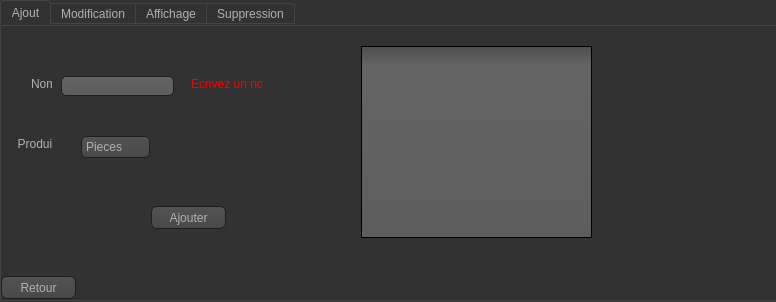
<?xml version="1.0" encoding="UTF-8"?>
<ui version="4.0">
 <class>fournisseurs</class>
 <widget class="QDialog" name="fournisseurs">
  <property name="geometry">
   <rect>
    <x>0</x>
    <y>0</y>
    <width>776</width>
    <height>302</height>
   </rect>
  </property>
  <property name="windowTitle">
   <string>Dialog</string>
  </property>
  <property name="styleSheet">
   <string notr="true">QToolTip
{
     border: 1px solid black;
     background-color: #ffa02f;
     padding: 1px;
     border-radius: 3px;
     opacity: 100;
}

QWidget
{
    color: #b1b1b1;
    background-color: #323232;
}

QWidget:item:hover
{
    background-color: QLinearGradient( x1: 0, y1: 0, x2: 0, y2: 1, stop: 0 #ffa02f, stop: 1 #ca0619);
    color: #000000;
}

QWidget:item:selected
{
    background-color: QLinearGradient( x1: 0, y1: 0, x2: 0, y2: 1, stop: 0 #ffa02f, stop: 1 #d7801a);
}

QMenuBar::item
{
    background: transparent;
}

QMenuBar::item:selected
{
    background: transparent;
    border: 1px solid #ffaa00;
}

QMenuBar::item:pressed
{
    background: #444;
    border: 1px solid #000;
    background-color: QLinearGradient(
        x1:0, y1:0,
        x2:0, y2:1,
        stop:1 #212121,
        stop:0.4 #343434/*,
        stop:0.2 #343434,
        stop:0.1 #ffaa00*/
    );
    margin-bottom:-1px;
    padding-bottom:1px;
}

QMenu
{
    border: 1px solid #000;
}

QMenu::item
{
    padding: 2px 20px 2px 20px;
}

QMenu::item:selected
{
    color: #000000;
}

QWidget:disabled
{
    color: #404040;
    background-color: #323232;
}

QAbstractItemView
{
    background-color: QLinearGradient( x1: 0, y1: 0, x2: 0, y2: 1, stop: 0 #4d4d4d, stop: 0.1 #646464, stop: 1 #5d5d5d);
}

QWidget:focus
{
    /*border: 2px solid QLinearGradient( x1: 0, y1: 0, x2: 0, y2: 1, stop: 0 #ffa02f, stop: 1 #d7801a);*/
}

QLineEdit
{
    background-color: QLinearGradient( x1: 0, y1: 0, x2: 0, y2: 1, stop: 0 #4d4d4d, stop: 0 #646464, stop: 1 #5d5d5d);
    padding: 1px;
    border-style: solid;
    border: 1px solid #1e1e1e;
    border-radius: 5;
}

QPushButton
{
    color: #b1b1b1;
    background-color: QLinearGradient( x1: 0, y1: 0, x2: 0, y2: 1, stop: 0 #565656, stop: 0.1 #525252, stop: 0.5 #4e4e4e, stop: 0.9 #4a4a4a, stop: 1 #464646);
    border-width: 1px;
    border-color: #1e1e1e;
    border-style: solid;
    border-radius: 6;
    padding: 3px;
    font-size: 12px;
    padding-left: 5px;
    padding-right: 5px;
}

QPushButton:pressed
{
    background-color: QLinearGradient( x1: 0, y1: 0, x2: 0, y2: 1, stop: 0 #2d2d2d, stop: 0.1 #2b2b2b, stop: 0.5 #292929, stop: 0.9 #282828, stop: 1 #252525);
}

QComboBox
{
    selection-background-color: #ffaa00;
    background-color: QLinearGradient( x1: 0, y1: 0, x2: 0, y2: 1, stop: 0 #565656, stop: 0.1 #525252, stop: 0.5 #4e4e4e, stop: 0.9 #4a4a4a, stop: 1 #464646);
    border-style: solid;
    border: 1px solid #1e1e1e;
    border-radius: 5;
}

QComboBox:hover,QPushButton:hover
{
    border: 2px solid QLinearGradient( x1: 0, y1: 0, x2: 0, y2: 1, stop: 0 #ffa02f, stop: 1 #d7801a);
}


QComboBox:on
{
    padding-top: 3px;
    padding-left: 4px;
    background-color: QLinearGradient( x1: 0, y1: 0, x2: 0, y2: 1, stop: 0 #2d2d2d, stop: 0.1 #2b2b2b, stop: 0.5 #292929, stop: 0.9 #282828, stop: 1 #252525);
    selection-background-color: #ffaa00;
}

QComboBox QAbstractItemView
{
    border: 2px solid darkgray;
    selection-background-color: QLinearGradient( x1: 0, y1: 0, x2: 0, y2: 1, stop: 0 #ffa02f, stop: 1 #d7801a);
}

QComboBox::drop-down
{
     subcontrol-origin: padding;
     subcontrol-position: top right;
     width: 15px;

     border-left-width: 0px;
     border-left-color: darkgray;
     border-left-style: solid; /* just a single line */
     border-top-right-radius: 3px; /* same radius as the QComboBox */
     border-bottom-right-radius: 3px;
 }

QComboBox::down-arrow
{
     image: url(:/down_arrow.png);
}

QGroupBox:focus
{
border: 2px solid QLinearGradient( x1: 0, y1: 0, x2: 0, y2: 1, stop: 0 #ffa02f, stop: 1 #d7801a);
}

QTextEdit:focus
{
    border: 2px solid QLinearGradient( x1: 0, y1: 0, x2: 0, y2: 1, stop: 0 #ffa02f, stop: 1 #d7801a);
}

QScrollBar:horizontal {
     border: 1px solid #222222;
     background: QLinearGradient( x1: 0, y1: 0, x2: 0, y2: 1, stop: 0.0 #121212, stop: 0.2 #282828, stop: 1 #484848);
     height: 7px;
     margin: 0px 16px 0 16px;
}

QScrollBar::handle:horizontal
{
      background: QLinearGradient( x1: 0, y1: 0, x2: 1, y2: 0, stop: 0 #ffa02f, stop: 0.5 #d7801a, stop: 1 #ffa02f);
      min-height: 20px;
      border-radius: 2px;
}

QScrollBar::add-line:horizontal {
      border: 1px solid #1b1b19;
      border-radius: 2px;
      background: QLinearGradient( x1: 0, y1: 0, x2: 1, y2: 0, stop: 0 #ffa02f, stop: 1 #d7801a);
      width: 14px;
      subcontrol-position: right;
      subcontrol-origin: margin;
}

QScrollBar::sub-line:horizontal {
      border: 1px solid #1b1b19;
      border-radius: 2px;
      background: QLinearGradient( x1: 0, y1: 0, x2: 1, y2: 0, stop: 0 #ffa02f, stop: 1 #d7801a);
      width: 14px;
     subcontrol-position: left;
     subcontrol-origin: margin;
}

QScrollBar::right-arrow:horizontal, QScrollBar::left-arrow:horizontal
{
      border: 1px solid black;
      width: 1px;
      height: 1px;
      background: white;
}

QScrollBar::add-page:horizontal, QScrollBar::sub-page:horizontal
{
      background: none;
}

QScrollBar:vertical
{
      background: QLinearGradient( x1: 0, y1: 0, x2: 1, y2: 0, stop: 0.0 #121212, stop: 0.2 #282828, stop: 1 #484848);
      width: 7px;
      margin: 16px 0 16px 0;
      border: 1px solid #222222;
}

QScrollBar::handle:vertical
{
      background: QLinearGradient( x1: 0, y1: 0, x2: 0, y2: 1, stop: 0 #ffa02f, stop: 0.5 #d7801a, stop: 1 #ffa02f);
      min-height: 20px;
      border-radius: 2px;
}

QScrollBar::add-line:vertical
{
      border: 1px solid #1b1b19;
      border-radius: 2px;
      background: QLinearGradient( x1: 0, y1: 0, x2: 0, y2: 1, stop: 0 #ffa02f, stop: 1 #d7801a);
      height: 14px;
      subcontrol-position: bottom;
      subcontrol-origin: margin;
}

QScrollBar::sub-line:vertical
{
      border: 1px solid #1b1b19;
      border-radius: 2px;
      background: QLinearGradient( x1: 0, y1: 0, x2: 0, y2: 1, stop: 0 #d7801a, stop: 1 #ffa02f);
      height: 14px;
      subcontrol-position: top;
      subcontrol-origin: margin;
}

QScrollBar::up-arrow:vertical, QScrollBar::down-arrow:vertical
{
      border: 1px solid black;
      width: 1px;
      height: 1px;
      background: white;
}


QScrollBar::add-page:vertical, QScrollBar::sub-page:vertical
{
      background: none;
}

QTextEdit
{
    background-color: #242424;
}

QPlainTextEdit
{
    background-color: #242424;
}

QHeaderView::section
{
    background-color: QLinearGradient(x1:0, y1:0, x2:0, y2:1, stop:0 #616161, stop: 0.5 #505050, stop: 0.6 #434343, stop:1 #656565);
    color: white;
    padding-left: 4px;
    border: 1px solid #6c6c6c;
}

QCheckBox:disabled
{
color: #414141;
}

QDockWidget::title
{
    text-align: center;
    spacing: 3px; /* spacing between items in the tool bar */
    background-color: QLinearGradient(x1:0, y1:0, x2:0, y2:1, stop:0 #323232, stop: 0.5 #242424, stop:1 #323232);
}

QDockWidget::close-button, QDockWidget::float-button
{
    text-align: center;
    spacing: 1px; /* spacing between items in the tool bar */
    background-color: QLinearGradient(x1:0, y1:0, x2:0, y2:1, stop:0 #323232, stop: 0.5 #242424, stop:1 #323232);
}

QDockWidget::close-button:hover, QDockWidget::float-button:hover
{
    background: #242424;
}

QDockWidget::close-button:pressed, QDockWidget::float-button:pressed
{
    padding: 1px -1px -1px 1px;
}

QMainWindow::separator
{
    background-color: QLinearGradient(x1:0, y1:0, x2:0, y2:1, stop:0 #161616, stop: 0.5 #151515, stop: 0.6 #212121, stop:1 #343434);
    color: white;
    padding-left: 4px;
    border: 1px solid #4c4c4c;
    spacing: 3px; /* spacing between items in the tool bar */
}

QMainWindow::separator:hover
{

    background-color: QLinearGradient(x1:0, y1:0, x2:0, y2:1, stop:0 #d7801a, stop:0.5 #b56c17 stop:1 #ffa02f);
    color: white;
    padding-left: 4px;
    border: 1px solid #6c6c6c;
    spacing: 3px; /* spacing between items in the tool bar */
}

QToolBar::handle
{
     spacing: 3px; /* spacing between items in the tool bar */
     background: url(:/images/handle.png);
}

QMenu::separator
{
    height: 2px;
    background-color: QLinearGradient(x1:0, y1:0, x2:0, y2:1, stop:0 #161616, stop: 0.5 #151515, stop: 0.6 #212121, stop:1 #343434);
    color: white;
    padding-left: 4px;
    margin-left: 10px;
    margin-right: 5px;
}

QProgressBar
{
    border: 2px solid grey;
    border-radius: 5px;
    text-align: center;
}

QProgressBar::chunk
{
    background-color: #d7801a;
    width: 2.15px;
    margin: 0.5px;
}

QTabBar::tab {
    color: #b1b1b1;
    border: 1px solid #444;
    border-bottom-style: none;
    background-color: #323232;
    padding-left: 10px;
    padding-right: 10px;
    padding-top: 3px;
    padding-bottom: 2px;
    margin-right: -1px;
}

QTabWidget::pane {
    border: 1px solid #444;
    top: 1px;
}

QTabBar::tab:last
{
    margin-right: 0; /* the last selected tab has nothing to overlap with on the right */
    border-top-right-radius: 3px;
}

QTabBar::tab:first:!selected
{
 margin-left: 0px; /* the last selected tab has nothing to overlap with on the right */


    border-top-left-radius: 3px;
}

QTabBar::tab:!selected
{
    color: #b1b1b1;
    border-bottom-style: solid;
    margin-top: 3px;
    background-color: QLinearGradient(x1:0, y1:0, x2:0, y2:1, stop:1 #212121, stop:.4 #343434);
}

QTabBar::tab:selected
{
    border-top-left-radius: 3px;
    border-top-right-radius: 3px;
    margin-bottom: 0px;
}

QTabBar::tab:!selected:hover
{
    /*border-top: 2px solid #ffaa00;
    padding-bottom: 3px;*/
    border-top-left-radius: 3px;
    border-top-right-radius: 3px;
    background-color: QLinearGradient(x1:0, y1:0, x2:0, y2:1, stop:1 #212121, stop:0.4 #343434, stop:0.2 #343434, stop:0.1 #ffaa00);
}

QRadioButton::indicator:checked, QRadioButton::indicator:unchecked{
    color: #b1b1b1;
    background-color: #323232;
    border: 1px solid #b1b1b1;
    border-radius: 6px;
}

QRadioButton::indicator:checked
{
    background-color: qradialgradient(
        cx: 0.5, cy: 0.5,
        fx: 0.5, fy: 0.5,
        radius: 1.0,
        stop: 0.25 #ffaa00,
        stop: 0.3 #323232
    );
}

QCheckBox::indicator{
    color: #b1b1b1;
    background-color: #323232;
    border: 1px solid #b1b1b1;
    width: 9px;
    height: 9px;
}

QRadioButton::indicator
{
    border-radius: 6px;
}

QRadioButton::indicator:hover, QCheckBox::indicator:hover
{
    border: 1px solid #ffaa00;
}

QCheckBox::indicator:checked
{
    image:url(:/images/checkbox.png);
}

QCheckBox::indicator:disabled, QRadioButton::indicator:disabled
{
    border: 1px solid #444;
}</string>
  </property>
  <widget class="QTabWidget" name="tabWidget">
   <property name="geometry">
    <rect>
     <x>0</x>
     <y>0</y>
     <width>781</width>
     <height>301</height>
    </rect>
   </property>
   <property name="styleSheet">
    <string notr="true">QToolTip
{
     border: 1px solid black;
     background-color: #ffa02f;
     padding: 1px;
     border-radius: 3px;
     opacity: 100;
}

QWidget
{
    color: #b1b1b1;
    background-color: #323232;
}

QWidget:item:hover
{
    background-color: QLinearGradient( x1: 0, y1: 0, x2: 0, y2: 1, stop: 0 #ffa02f, stop: 1 #ca0619);
    color: #000000;
}

QWidget:item:selected
{
    background-color: QLinearGradient( x1: 0, y1: 0, x2: 0, y2: 1, stop: 0 #ffa02f, stop: 1 #d7801a);
}

QMenuBar::item
{
    background: transparent;
}

QMenuBar::item:selected
{
    background: transparent;
    border: 1px solid #ffaa00;
}

QMenuBar::item:pressed
{
    background: #444;
    border: 1px solid #000;
    background-color: QLinearGradient(
        x1:0, y1:0,
        x2:0, y2:1,
        stop:1 #212121,
        stop:0.4 #343434/*,
        stop:0.2 #343434,
        stop:0.1 #ffaa00*/
    );
    margin-bottom:-1px;
    padding-bottom:1px;
}

QMenu
{
    border: 1px solid #000;
}

QMenu::item
{
    padding: 2px 20px 2px 20px;
}

QMenu::item:selected
{
    color: #000000;
}

QWidget:disabled
{
    color: #404040;
    background-color: #323232;
}

QAbstractItemView
{
    background-color: QLinearGradient( x1: 0, y1: 0, x2: 0, y2: 1, stop: 0 #4d4d4d, stop: 0.1 #646464, stop: 1 #5d5d5d);
}

QWidget:focus
{
    /*border: 2px solid QLinearGradient( x1: 0, y1: 0, x2: 0, y2: 1, stop: 0 #ffa02f, stop: 1 #d7801a);*/
}

QLineEdit
{
    background-color: QLinearGradient( x1: 0, y1: 0, x2: 0, y2: 1, stop: 0 #4d4d4d, stop: 0 #646464, stop: 1 #5d5d5d);
    padding: 1px;
    border-style: solid;
    border: 1px solid #1e1e1e;
    border-radius: 5;
}

QPushButton
{
    color: #b1b1b1;
    background-color: QLinearGradient( x1: 0, y1: 0, x2: 0, y2: 1, stop: 0 #565656, stop: 0.1 #525252, stop: 0.5 #4e4e4e, stop: 0.9 #4a4a4a, stop: 1 #464646);
    border-width: 1px;
    border-color: #1e1e1e;
    border-style: solid;
    border-radius: 6;
    padding: 3px;
    font-size: 12px;
    padding-left: 5px;
    padding-right: 5px;
}

QPushButton:pressed
{
    background-color: QLinearGradient( x1: 0, y1: 0, x2: 0, y2: 1, stop: 0 #2d2d2d, stop: 0.1 #2b2b2b, stop: 0.5 #292929, stop: 0.9 #282828, stop: 1 #252525);
}

QComboBox
{
    selection-background-color: #ffaa00;
    background-color: QLinearGradient( x1: 0, y1: 0, x2: 0, y2: 1, stop: 0 #565656, stop: 0.1 #525252, stop: 0.5 #4e4e4e, stop: 0.9 #4a4a4a, stop: 1 #464646);
    border-style: solid;
    border: 1px solid #1e1e1e;
    border-radius: 5;
}

QComboBox:hover,QPushButton:hover
{
    border: 2px solid QLinearGradient( x1: 0, y1: 0, x2: 0, y2: 1, stop: 0 #ffa02f, stop: 1 #d7801a);
}


QComboBox:on
{
    padding-top: 3px;
    padding-left: 4px;
    background-color: QLinearGradient( x1: 0, y1: 0, x2: 0, y2: 1, stop: 0 #2d2d2d, stop: 0.1 #2b2b2b, stop: 0.5 #292929, stop: 0.9 #282828, stop: 1 #252525);
    selection-background-color: #ffaa00;
}

QComboBox QAbstractItemView
{
    border: 2px solid darkgray;
    selection-background-color: QLinearGradient( x1: 0, y1: 0, x2: 0, y2: 1, stop: 0 #ffa02f, stop: 1 #d7801a);
}

QComboBox::drop-down
{
     subcontrol-origin: padding;
     subcontrol-position: top right;
     width: 15px;

     border-left-width: 0px;
     border-left-color: darkgray;
     border-left-style: solid; /* just a single line */
     border-top-right-radius: 3px; /* same radius as the QComboBox */
     border-bottom-right-radius: 3px;
 }

QComboBox::down-arrow
{
     image: url(:/down_arrow.png);
}

QGroupBox:focus
{
border: 2px solid QLinearGradient( x1: 0, y1: 0, x2: 0, y2: 1, stop: 0 #ffa02f, stop: 1 #d7801a);
}

QTextEdit:focus
{
    border: 2px solid QLinearGradient( x1: 0, y1: 0, x2: 0, y2: 1, stop: 0 #ffa02f, stop: 1 #d7801a);
}

QScrollBar:horizontal {
     border: 1px solid #222222;
     background: QLinearGradient( x1: 0, y1: 0, x2: 0, y2: 1, stop: 0.0 #121212, stop: 0.2 #282828, stop: 1 #484848);
     height: 7px;
     margin: 0px 16px 0 16px;
}

QScrollBar::handle:horizontal
{
      background: QLinearGradient( x1: 0, y1: 0, x2: 1, y2: 0, stop: 0 #ffa02f, stop: 0.5 #d7801a, stop: 1 #ffa02f);
      min-height: 20px;
      border-radius: 2px;
}

QScrollBar::add-line:horizontal {
      border: 1px solid #1b1b19;
      border-radius: 2px;
      background: QLinearGradient( x1: 0, y1: 0, x2: 1, y2: 0, stop: 0 #ffa02f, stop: 1 #d7801a);
      width: 14px;
      subcontrol-position: right;
      subcontrol-origin: margin;
}

QScrollBar::sub-line:horizontal {
      border: 1px solid #1b1b19;
      border-radius: 2px;
      background: QLinearGradient( x1: 0, y1: 0, x2: 1, y2: 0, stop: 0 #ffa02f, stop: 1 #d7801a);
      width: 14px;
     subcontrol-position: left;
     subcontrol-origin: margin;
}

QScrollBar::right-arrow:horizontal, QScrollBar::left-arrow:horizontal
{
      border: 1px solid black;
      width: 1px;
      height: 1px;
      background: white;
}

QScrollBar::add-page:horizontal, QScrollBar::sub-page:horizontal
{
      background: none;
}

QScrollBar:vertical
{
      background: QLinearGradient( x1: 0, y1: 0, x2: 1, y2: 0, stop: 0.0 #121212, stop: 0.2 #282828, stop: 1 #484848);
      width: 7px;
      margin: 16px 0 16px 0;
      border: 1px solid #222222;
}

QScrollBar::handle:vertical
{
      background: QLinearGradient( x1: 0, y1: 0, x2: 0, y2: 1, stop: 0 #ffa02f, stop: 0.5 #d7801a, stop: 1 #ffa02f);
      min-height: 20px;
      border-radius: 2px;
}

QScrollBar::add-line:vertical
{
      border: 1px solid #1b1b19;
      border-radius: 2px;
      background: QLinearGradient( x1: 0, y1: 0, x2: 0, y2: 1, stop: 0 #ffa02f, stop: 1 #d7801a);
      height: 14px;
      subcontrol-position: bottom;
      subcontrol-origin: margin;
}

QScrollBar::sub-line:vertical
{
      border: 1px solid #1b1b19;
      border-radius: 2px;
      background: QLinearGradient( x1: 0, y1: 0, x2: 0, y2: 1, stop: 0 #d7801a, stop: 1 #ffa02f);
      height: 14px;
      subcontrol-position: top;
      subcontrol-origin: margin;
}

QScrollBar::up-arrow:vertical, QScrollBar::down-arrow:vertical
{
      border: 1px solid black;
      width: 1px;
      height: 1px;
      background: white;
}


QScrollBar::add-page:vertical, QScrollBar::sub-page:vertical
{
      background: none;
}

QTextEdit
{
    background-color: #242424;
}

QPlainTextEdit
{
    background-color: #242424;
}

QHeaderView::section
{
    background-color: QLinearGradient(x1:0, y1:0, x2:0, y2:1, stop:0 #616161, stop: 0.5 #505050, stop: 0.6 #434343, stop:1 #656565);
    color: white;
    padding-left: 4px;
    border: 1px solid #6c6c6c;
}

QCheckBox:disabled
{
color: #414141;
}

QDockWidget::title
{
    text-align: center;
    spacing: 3px; /* spacing between items in the tool bar */
    background-color: QLinearGradient(x1:0, y1:0, x2:0, y2:1, stop:0 #323232, stop: 0.5 #242424, stop:1 #323232);
}

QDockWidget::close-button, QDockWidget::float-button
{
    text-align: center;
    spacing: 1px; /* spacing between items in the tool bar */
    background-color: QLinearGradient(x1:0, y1:0, x2:0, y2:1, stop:0 #323232, stop: 0.5 #242424, stop:1 #323232);
}

QDockWidget::close-button:hover, QDockWidget::float-button:hover
{
    background: #242424;
}

QDockWidget::close-button:pressed, QDockWidget::float-button:pressed
{
    padding: 1px -1px -1px 1px;
}

QMainWindow::separator
{
    background-color: QLinearGradient(x1:0, y1:0, x2:0, y2:1, stop:0 #161616, stop: 0.5 #151515, stop: 0.6 #212121, stop:1 #343434);
    color: white;
    padding-left: 4px;
    border: 1px solid #4c4c4c;
    spacing: 3px; /* spacing between items in the tool bar */
}

QMainWindow::separator:hover
{

    background-color: QLinearGradient(x1:0, y1:0, x2:0, y2:1, stop:0 #d7801a, stop:0.5 #b56c17 stop:1 #ffa02f);
    color: white;
    padding-left: 4px;
    border: 1px solid #6c6c6c;
    spacing: 3px; /* spacing between items in the tool bar */
}

QToolBar::handle
{
     spacing: 3px; /* spacing between items in the tool bar */
     background: url(:/images/handle.png);
}

QMenu::separator
{
    height: 2px;
    background-color: QLinearGradient(x1:0, y1:0, x2:0, y2:1, stop:0 #161616, stop: 0.5 #151515, stop: 0.6 #212121, stop:1 #343434);
    color: white;
    padding-left: 4px;
    margin-left: 10px;
    margin-right: 5px;
}

QProgressBar
{
    border: 2px solid grey;
    border-radius: 5px;
    text-align: center;
}

QProgressBar::chunk
{
    background-color: #d7801a;
    width: 2.15px;
    margin: 0.5px;
}

QTabBar::tab {
    color: #b1b1b1;
    border: 1px solid #444;
    border-bottom-style: none;
    background-color: #323232;
    padding-left: 10px;
    padding-right: 10px;
    padding-top: 3px;
    padding-bottom: 2px;
    margin-right: -1px;
}

QTabWidget::pane {
    border: 1px solid #444;
    top: 1px;
}

QTabBar::tab:last
{
    margin-right: 0; /* the last selected tab has nothing to overlap with on the right */
    border-top-right-radius: 3px;
}

QTabBar::tab:first:!selected
{
 margin-left: 0px; /* the last selected tab has nothing to overlap with on the right */


    border-top-left-radius: 3px;
}

QTabBar::tab:!selected
{
    color: #b1b1b1;
    border-bottom-style: solid;
    margin-top: 3px;
    background-color: QLinearGradient(x1:0, y1:0, x2:0, y2:1, stop:1 #212121, stop:.4 #343434);
}

QTabBar::tab:selected
{
    border-top-left-radius: 3px;
    border-top-right-radius: 3px;
    margin-bottom: 0px;
}

QTabBar::tab:!selected:hover
{
    /*border-top: 2px solid #ffaa00;
    padding-bottom: 3px;*/
    border-top-left-radius: 3px;
    border-top-right-radius: 3px;
    background-color: QLinearGradient(x1:0, y1:0, x2:0, y2:1, stop:1 #212121, stop:0.4 #343434, stop:0.2 #343434, stop:0.1 #ffaa00);
}

QRadioButton::indicator:checked, QRadioButton::indicator:unchecked{
    color: #b1b1b1;
    background-color: #323232;
    border: 1px solid #b1b1b1;
    border-radius: 6px;
}

QRadioButton::indicator:checked
{
    background-color: qradialgradient(
        cx: 0.5, cy: 0.5,
        fx: 0.5, fy: 0.5,
        radius: 1.0,
        stop: 0.25 #ffaa00,
        stop: 0.3 #323232
    );
}

QCheckBox::indicator{
    color: #b1b1b1;
    background-color: #323232;
    border: 1px solid #b1b1b1;
    width: 9px;
    height: 9px;
}

QRadioButton::indicator
{
    border-radius: 6px;
}

QRadioButton::indicator:hover, QCheckBox::indicator:hover
{
    border: 1px solid #ffaa00;
}

QCheckBox::indicator:checked
{
    image:url(:/images/checkbox.png);
}

QCheckBox::indicator:disabled, QRadioButton::indicator:disabled
{
    border: 1px solid #444;
}</string>
   </property>
   <property name="currentIndex">
    <number>0</number>
   </property>
   <widget class="QWidget" name="tab">
    <attribute name="title">
     <string>Ajout</string>
    </attribute>
    <widget class="QLineEdit" name="lineEdit_nom">
     <property name="geometry">
      <rect>
       <x>60</x>
       <y>50</y>
       <width>113</width>
       <height>20</height>
      </rect>
     </property>
    </widget>
    <widget class="QLabel" name="label">
     <property name="geometry">
      <rect>
       <x>30</x>
       <y>50</y>
       <width>21</width>
       <height>16</height>
      </rect>
     </property>
     <property name="text">
      <string>Nom</string>
     </property>
    </widget>
    <widget class="QLabel" name="label_2">
     <property name="geometry">
      <rect>
       <x>10</x>
       <y>110</y>
       <width>41</width>
       <height>16</height>
      </rect>
     </property>
     <property name="text">
      <string>  Produit</string>
     </property>
    </widget>
    <widget class="QPushButton" name="pushButton_ajouter">
     <property name="geometry">
      <rect>
       <x>150</x>
       <y>180</y>
       <width>75</width>
       <height>23</height>
      </rect>
     </property>
     <property name="text">
      <string>Ajouter</string>
     </property>
    </widget>
    <widget class="QPushButton" name="pushButton_retour">
     <property name="geometry">
      <rect>
       <x>0</x>
       <y>250</y>
       <width>75</width>
       <height>23</height>
      </rect>
     </property>
     <property name="text">
      <string>Retour</string>
     </property>
    </widget>
    <widget class="QTableView" name="tableView_fournisseursajout">
     <property name="geometry">
      <rect>
       <x>360</x>
       <y>20</y>
       <width>231</width>
       <height>192</height>
      </rect>
     </property>
    </widget>
    <widget class="QLabel" name="label_ecriveznom">
     <property name="geometry">
      <rect>
       <x>190</x>
       <y>50</y>
       <width>71</width>
       <height>16</height>
      </rect>
     </property>
     <property name="styleSheet">
      <string notr="true">color:red;</string>
     </property>
     <property name="text">
      <string>Ecrivez un nom</string>
     </property>
    </widget>
    <widget class="QComboBox" name="comboBox_pob">
     <property name="geometry">
      <rect>
       <x>80</x>
       <y>110</y>
       <width>69</width>
       <height>22</height>
      </rect>
     </property>
     <item>
      <property name="text">
       <string>Pieces</string>
      </property>
     </item>
     <item>
      <property name="text">
       <string>Bus</string>
      </property>
     </item>
    </widget>
   </widget>
   <widget class="QWidget" name="tab_2">
    <attribute name="title">
     <string>Modification</string>
    </attribute>
    <widget class="QPushButton" name="pushButton_modifier">
     <property name="geometry">
      <rect>
       <x>150</x>
       <y>200</y>
       <width>75</width>
       <height>23</height>
      </rect>
     </property>
     <property name="text">
      <string>Modifier</string>
     </property>
    </widget>
    <widget class="QLineEdit" name="lineEdit_nommodifier">
     <property name="geometry">
      <rect>
       <x>160</x>
       <y>50</y>
       <width>113</width>
       <height>20</height>
      </rect>
     </property>
    </widget>
    <widget class="QLabel" name="label_3">
     <property name="geometry">
      <rect>
       <x>10</x>
       <y>50</y>
       <width>141</width>
       <height>16</height>
      </rect>
     </property>
     <property name="text">
      <string>Nom du fournisseur a modifier</string>
     </property>
    </widget>
    <widget class="QLabel" name="label_4">
     <property name="geometry">
      <rect>
       <x>60</x>
       <y>100</y>
       <width>91</width>
       <height>16</height>
      </rect>
     </property>
     <property name="text">
      <string>   Nouveau produit</string>
     </property>
    </widget>
    <widget class="QTableView" name="tableView_fournisseursmodification">
     <property name="geometry">
      <rect>
       <x>430</x>
       <y>20</y>
       <width>231</width>
       <height>192</height>
      </rect>
     </property>
    </widget>
    <widget class="QComboBox" name="comboBox_pob2">
     <property name="geometry">
      <rect>
       <x>170</x>
       <y>100</y>
       <width>69</width>
       <height>22</height>
      </rect>
     </property>
     <item>
      <property name="text">
       <string>Bus</string>
      </property>
     </item>
     <item>
      <property name="text">
       <string>Pieces</string>
      </property>
     </item>
    </widget>
    <widget class="QLabel" name="label_nofour_2">
     <property name="geometry">
      <rect>
       <x>140</x>
       <y>30</y>
       <width>151</width>
       <height>16</height>
      </rect>
     </property>
     <property name="styleSheet">
      <string notr="true">color:red;</string>
     </property>
     <property name="text">
      <string>Aucun fournisseur avec ce nom</string>
     </property>
    </widget>
   </widget>
   <widget class="QWidget" name="tab_3">
    <attribute name="title">
     <string>Affichage</string>
    </attribute>
    <widget class="QTableView" name="tableView_fournisseurs">
     <property name="geometry">
      <rect>
       <x>0</x>
       <y>0</y>
       <width>231</width>
       <height>192</height>
      </rect>
     </property>
    </widget>
    <widget class="QPushButton" name="pushButton_trinom">
     <property name="geometry">
      <rect>
       <x>20</x>
       <y>240</y>
       <width>75</width>
       <height>23</height>
      </rect>
     </property>
     <property name="text">
      <string>Tri par nom</string>
     </property>
    </widget>
    <widget class="QPushButton" name="pushButton_tricapacite">
     <property name="geometry">
      <rect>
       <x>20</x>
       <y>200</y>
       <width>91</width>
       <height>23</height>
      </rect>
     </property>
     <property name="text">
      <string>Tri par produit</string>
     </property>
    </widget>
    <widget class="QPushButton" name="pushButton_Afficher">
     <property name="geometry">
      <rect>
       <x>310</x>
       <y>240</y>
       <width>75</width>
       <height>23</height>
      </rect>
     </property>
     <property name="text">
      <string>Afficher</string>
     </property>
    </widget>
    <widget class="QLineEdit" name="lineEdit_nomafficher">
     <property name="geometry">
      <rect>
       <x>190</x>
       <y>240</y>
       <width>113</width>
       <height>20</height>
      </rect>
     </property>
    </widget>
    <widget class="QLabel" name="label_6">
     <property name="geometry">
      <rect>
       <x>150</x>
       <y>210</y>
       <width>161</width>
       <height>16</height>
      </rect>
     </property>
     <property name="text">
      <string>Nom du fournisseur a afficher ↓</string>
     </property>
    </widget>
    <widget class="QPushButton" name="pushButton_statistiqueparnom">
     <property name="geometry">
      <rect>
       <x>270</x>
       <y>10</y>
       <width>121</width>
       <height>23</height>
      </rect>
     </property>
     <property name="text">
      <string>Compte par nom</string>
     </property>
    </widget>
    <widget class="QPushButton" name="pushButton_statistiqueparproduit">
     <property name="geometry">
      <rect>
       <x>260</x>
       <y>110</y>
       <width>141</width>
       <height>23</height>
      </rect>
     </property>
     <property name="text">
      <string>Compte par produit</string>
     </property>
    </widget>
    <widget class="QLineEdit" name="lineEdit_nomstat">
     <property name="geometry">
      <rect>
       <x>270</x>
       <y>50</y>
       <width>113</width>
       <height>20</height>
      </rect>
     </property>
    </widget>
    <widget class="QLineEdit" name="lineEdit_produitstat">
     <property name="geometry">
      <rect>
       <x>270</x>
       <y>150</y>
       <width>113</width>
       <height>20</height>
      </rect>
     </property>
    </widget>
   </widget>
   <widget class="QWidget" name="tab_4">
    <attribute name="title">
     <string>Suppression</string>
    </attribute>
    <widget class="QLineEdit" name="lineEdit_nomsupprimer">
     <property name="geometry">
      <rect>
       <x>200</x>
       <y>60</y>
       <width>113</width>
       <height>20</height>
      </rect>
     </property>
    </widget>
    <widget class="QLabel" name="label_5">
     <property name="geometry">
      <rect>
       <x>10</x>
       <y>60</y>
       <width>151</width>
       <height>16</height>
      </rect>
     </property>
     <property name="text">
      <string>Nom du fournisseur a supprimer</string>
     </property>
    </widget>
    <widget class="QPushButton" name="pushButton_supprimer">
     <property name="geometry">
      <rect>
       <x>150</x>
       <y>140</y>
       <width>75</width>
       <height>23</height>
      </rect>
     </property>
     <property name="text">
      <string>Supprimer</string>
     </property>
    </widget>
    <widget class="QTableView" name="tableView_fournisseurssupprimer">
     <property name="geometry">
      <rect>
       <x>430</x>
       <y>20</y>
       <width>231</width>
       <height>192</height>
      </rect>
     </property>
    </widget>
    <widget class="QLabel" name="label_nofour">
     <property name="geometry">
      <rect>
       <x>180</x>
       <y>40</y>
       <width>151</width>
       <height>16</height>
      </rect>
     </property>
     <property name="styleSheet">
      <string notr="true">color:red;</string>
     </property>
     <property name="text">
      <string>Aucun fournisseur avec ce nom</string>
     </property>
    </widget>
   </widget>
  </widget>
 </widget>
 <resources/>
 <connections/>
</ui>
